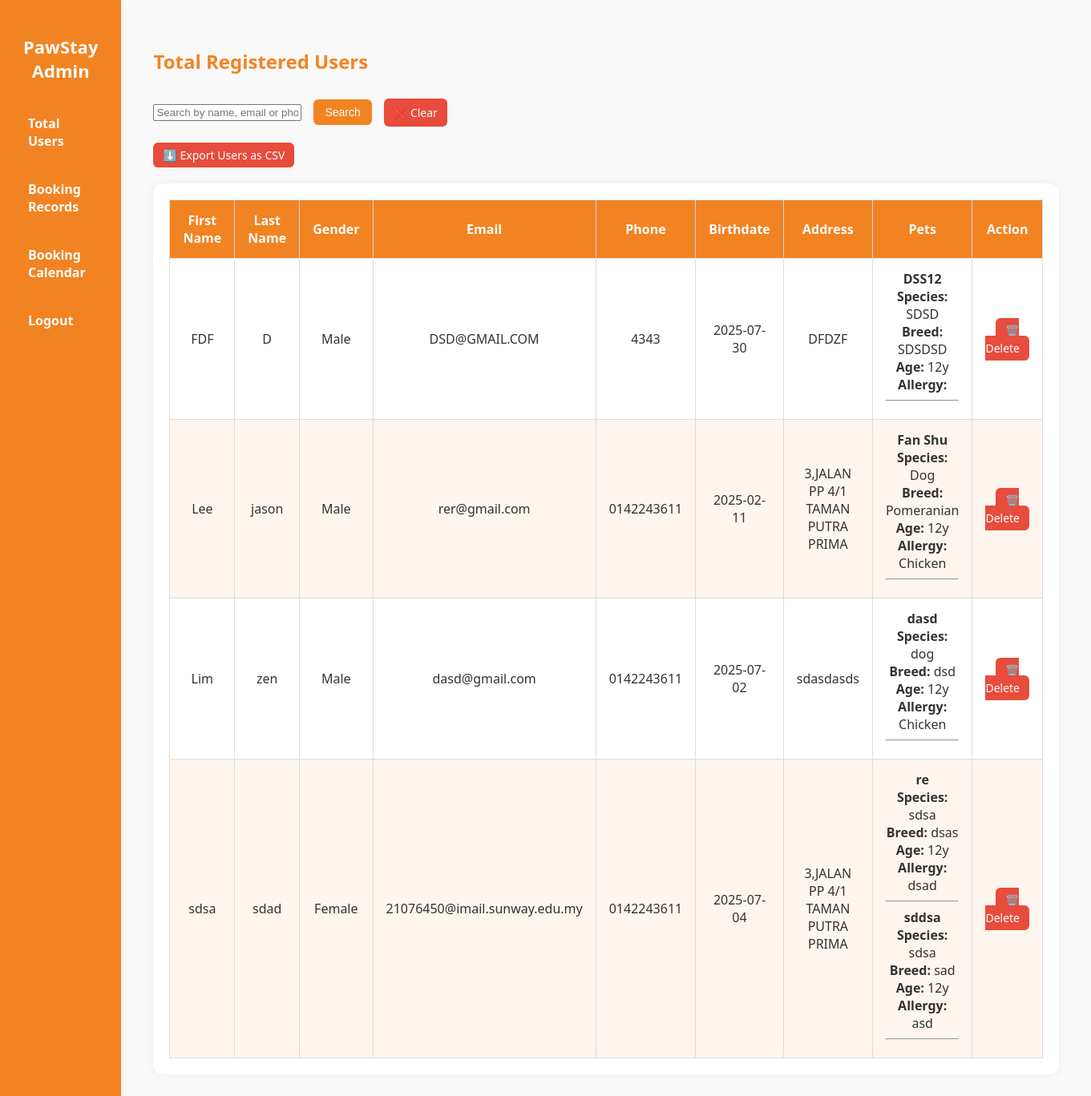
The page /admin_dashboard.php on the database its author committed.
### tables this page shows
CREATE TABLE `loginusers` (
  `id` int(11) NOT NULL,
  `first_name` varchar(100) DEFAULT NULL,
  `last_name` varchar(100) DEFAULT NULL,
  `gender` varchar(10) DEFAULT NULL,
  `phone` varchar(20) DEFAULT NULL,
  `email` varchar(255) DEFAULT NULL,
  `birthdate` date DEFAULT NULL,
  `address` text DEFAULT NULL
);

CREATE TABLE `pets` (
  `pet_id` int(11) NOT NULL,
  `user_id` int(11) DEFAULT NULL,
  `pet_name` varchar(100) DEFAULT NULL,
  `pet_age` varchar(10) DEFAULT NULL,
  `pet_species` varchar(100) DEFAULT NULL,
  `pet_breed` varchar(100) DEFAULT NULL,
  `pet_allergy` varchar(255) DEFAULT NULL
);

### admin_dashboard.php (the view, shortened to what this page needs)
<!DOCTYPE html>
<html lang="en">
<head>
  <link rel="stylesheet" href="admin.css">
</head>
<body>
  <div class="admin-wrapper">
    <aside class="sidebar">
      <h2>PawStay Admin</h2>
      <ul class="nav-links">
        <li><a href="admin_dashboard.php?page=users">Total Users</a></li>
        <li><a href="admin_dashboard.php?page=bookings">Booking Records</a></li>
        <li><a href="admin_calendar.php">Booking Calendar</a></li>
        <li><a href="logout.php" class="logout">Logout</a></li>
      </ul>
    </aside>
    <main class="dashboard-content">
      <div class="container">
        <?php
        include 'db_conn.php';
        $page = $_GET['page'] ?? 'users';
        if ($page === 'users') {
          echo "<h2>Total Registered Users</h2>";
          echo '<form method="GET" class="filter-form" style="margin-bottom: 20px;">
                  <input type="hidden" name="page" value="users">
                  <input type="text" name="search" placeholder="Search by name, email or phone" value="' . ($_GET['search'] ?? '') . '">
                  <button type="submit">Search</button>
                  <a href="admin_dashboard.php?page=users" class="delete-button" style="text-decoration:none; padding: 8px 12px;">❌ Clear</a>
                </form>';
          echo '<a href="export_users.php" class="delete-button" style="margin-bottom: 20px; display: inline-block;">⬇️ Export Users as CSV</a>';
          $search = $_GET['search'] ?? '';
          if (!empty($search)) {
            $sql = "SELECT * FROM loginusers WHERE first_name LIKE ? OR last_name LIKE ? OR email LIKE ? OR phone LIKE ?";
            $stmt = $conn->prepare($sql);
            $param = "%$search%";
            $stmt->bind_param("ssss", $param, $param, $param, $param);
            $stmt->execute();
            $user_result = $stmt->get_result();
          } else {
            $sql = "SELECT * FROM loginusers";
            $user_result = $conn->query($sql);
          }
          echo '<div class="table-wrapper">';
          echo '<table>';
          echo '<thead>
                  <tr>
                    <th>First Name</th>
                    <th>Last Name</th>
                    <th>Gender</th>
                    <th>Email</th>
                    <th>Phone</th>
                    <th>Birthdate</th>
                    <th>Address</th>
                    <th>Pets</th>
                    <th>Action</th>
                  </tr>
                </thead><tbody>';
          while ($user = $user_result->fetch_assoc()) {
            $uid = $user['id'];
            $pets_sql = "SELECT pet_name, pet_species, pet_breed, pet_age, pet_allergy FROM pets WHERE user_id = ?";
            $pets_stmt = $conn->prepare($pets_sql);
            $pets_stmt->bind_param("i", $uid);
            $pets_stmt->execute();
            $pets_result = $pets_stmt->get_result();
            $pet_list = "";
            while ($pets = $pets_result->fetch_assoc()) {
              $pet_list .= "<strong>" . htmlspecialchars($pets['pet_name']) . "</strong><br>" .
                           "<strong>Species:</strong> " . htmlspecialchars($pets['pet_species']) . "<br>" .
                           "<strong>Breed:</strong> " . htmlspecialchars($pets['pet_breed']) . "<br>" .
                           "<strong>Age:</strong> " . htmlspecialchars($pets['pet_age']) . "y<br>" .
                           "<strong>Allergy:</strong> " . htmlspecialchars($pets['pet_allergy']) . "<br><hr>";
            }
            echo "<tr>
                    <td>" . htmlspecialchars($user['first_name']) . "</td>
                    <td>" . htmlspecialchars($user['last_name']) . "</td>
                    <td>" . htmlspecialchars($user['gender']) . "</td>
                    <td>" . htmlspecialchars($user['email']) . "</td>
                    <td>" . htmlspecialchars($user['phone']) . "</td>
                    <td>" . htmlspecialchars($user['birthdate']) . "</td>
                    <td>" . htmlspecialchars($user['address']) . "</td>
                    <td>$pet_list</td>
                    <td>
                      <a href='delete_user.php?id={$user['id']}' onclick=\"return confirm('Are you sure you want to delete this user and their pets?')\" class='delete-button'>🗑️ Delete</a>
                    </td>
                  </tr>";
          }
          echo '</tbody></table></div>';
        }
        ?>
      </div>
    </main>
  </div>
</body>
</html>

### admin.css (style rules this page uses)
body { font-family: 'Segoe UI', Tahoma, Geneva, Verdana, sans-serif; background: #f9f9f9; color: #333; margin: 0; padding: 0; }
.admin-wrapper { display: flex; }
.sidebar { width: 220px; background-color: #f28322; padding: 25px 20px; min-height: 100vh; color: white; box-shadow: 2px 0 8px rgba(0, 0, 0, 0.05); }
.sidebar h2 { text-align: center; font-size: 22px; margin-bottom: 30px; color: white; }
.nav-links { list-style: none; padding: 0; }
.nav-links li { margin: 18px 0; }
.nav-links a { color: white; text-decoration: none; font-size: 16px; font-weight: 600; display: block; padding: 10px 15px; border-radius: 8px; transition: background-color 0.2s; }
.logout { color: #ffe0e0; }
.dashboard-content { flex: 1; padding: 40px; }
h2 { color: #f28322; margin-bottom: 30px; }
.filter-form { display: flex; align-items: center; gap: 15px; margin-bottom: 25px; }
.filter-form select, .filter-form button { padding: 8px 14px; border-radius: 6px; border: 1px solid #ccc; font-size: 14px; }
.filter-form button { background-color: #f28322; color: white; border: none; cursor: pointer; }
.table-wrapper { overflow-x: auto; background: #fff; padding: 20px; border-radius: 12px; box-shadow: 0 0 12px rgba(0, 0, 0, 0.06); }
table { width: 100%; border-collapse: collapse; min-width: 800px; }
thead { background-color: #f28322; color: white; }
th, td { padding: 14px 16px; border: 1px solid #ddd; text-align: center; }
tbody tr:nth-child(even) { background-color: #fef5ee; }
.delete-button { background-color: #e74c3c; color: white; border: none; padding: 6px 12px; border-radius: 6px; cursor: pointer; text-decoration: none; font-size: 14px; transition: background-color 0.2s ease; }

### rows shown on the page
loginusers: first_name "FDF", last_name "D", gender "Male", email "DSD@GMAIL.COM", phone "4343", birthdate "2025-07-30", address "DFDZF"
pets: pet_name "DSS12", pet_species "SDSD", pet_breed "SDSDSD", pet_age "12"
loginusers: first_name "Lee", last_name "jason", gender "Male", email "rer@gmail.com", phone "0142243611", birthdate "2025-02-11", address "3,JALAN PP 4/1 TAMAN PUTRA PRIMA"
pets: pet_name "Fan Shu", pet_species "Dog", pet_breed "Pomeranian", pet_age "12", pet_allergy "Chicken"
loginusers: first_name "Lim", last_name "zen", gender "Male", email "dasd@gmail.com", phone "0142243611", birthdate "2025-07-02", address "sdasdasds"
pets: pet_name "dasd", pet_species "dog", pet_breed "dsd", pet_age "12", pet_allergy "Chicken"
loginusers: first_name "sdsa", last_name "sdad", gender "Female", email "21076450@imail.sunway.edu.my", phone "0142243611", birthdate "2025-07-04", address "3,JALAN PP 4/1 TAMAN PUTRA PRIMA"
pets: pet_name "re", pet_species "sdsa", pet_breed "dsas", pet_age "12", pet_allergy "dsad"
pets: pet_name "sddsa", pet_species "sdsa", pet_breed "sad", pet_age "12", pet_allergy "asd"
